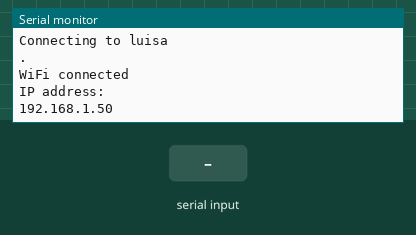
Recording of a sketch running on a simulated ESP8266 (NodeMCU). On the bench: the last lines printed to the serial monitor. The inputs (shaded band) are chosen by the test bench. WiFi joins after 1.5 s; servers stay silent unless stated; storage starts empty.

Above: at 6.7 s.
6.8 s: "ON\n" received over the second serial link
At 7.8 s:
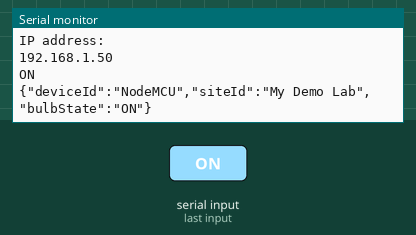
8.3 s: "OFF\n" received over the second serial link
At 8.9 s:
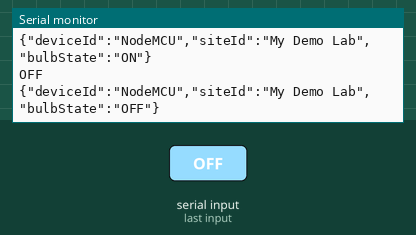
9.8 s: "1\n" received over the second serial link
At 11.2 s:
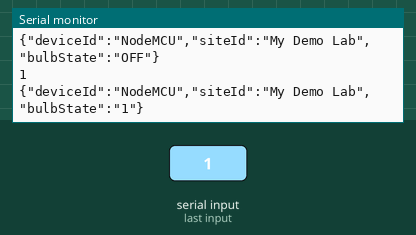

Measured:
- after the input at 6.8 s, the serial monitor: prints a new line at once (image 1)
- after the input at 8.3 s, the serial monitor: prints a new line at once (image 2)
- after the input at 9.8 s, the serial monitor: prints a new line at once (image 3)

The sketch:

LDR-Bulb-Relay-AUno-ESP8266.ino
```cpp
#include <SoftwareSerial.h>;

#include <ESP8266WiFi.h>;
#include <PubSubClient.h>;
#include <time.h>;
#include <TZ.h>;
#include <FS.h>;
#include <LittleFS.h>;
#include <CertStoreBearSSL.h>;
#include <ArduinoJson.h>;


//wifi
const char* ssid = "luisa";
const char* password = "123luisa";

//MQTT Server
const char* mqtt_server = "6f73b3569de64e8c94164637cdc7a301.s2.eu.hivemq.cloud";
const char* mqtt_clientid = "ucontrol";
const char* mqtt_username = "ucontrol";
const char* mqtt_password = "Ucontrol123";
const int mqtt_port = 8883;
const int mqtt_websocket_port = 8884;
long writeChannelID = 86;

/**** Secure WiFi Connectivity Initialisation *****/
WiFiClientSecure espClient;

/**** MQTT Client Initialisation Using WiFi Connection *****/
PubSubClient client(espClient);

unsigned long lastMsg = 0;
#define MSG_BUFFER_SIZE (50)
char msg[MSG_BUFFER_SIZE];
int value=0;

static const char* root_ca PROGMEM = R"EOF(
-----BEGIN CERTIFICATE-----
MIIFazCCA1OgAwIBAgIRAIIQz7DSQONZRGPgu2OCiwAwDQYJKoZIhvcNAQELBQAw
TzELMAkGA1UEBhMCVVMxKTAnBgNVBAoTIEludGVybmV0IFNlY3VyaXR5IFJlc2Vh
cmNoIEdyb3VwMRUwEwYDVQQDEwxJU1JHIFJvb3QgWDEwHhcNMTUwNjA0MTEwNDM4
WhcNMzUwNjA0MTEwNDM4WjBPMQswCQYDVQQGEwJVUzEpMCcGA1UEChMgSW50ZXJu
ZXQgU2VjdXJpdHkgUmVzZWFyY2ggR3JvdXAxFTATBgNVBAMTDElTUkcgUm9vdCBY
MTCCAiIwDQYJKoZIhvcNAQEBBQADggIPADCCAgoCggIBAK3oJHP0FDfzm54rVygc
h77ct984kIxuPOZXoHj3dcKi/vVqbvYATyjb3miGbESTtrFj/RQSa78f0uoxmyF+
0TM8ukj13Xnfs7j/EvEhmkvBioZxaUpmZmyPfjxwv60pIgbz5MDmgK7iS4+3mX6U
A5/TR5d8mUgjU+g4rk8Kb4Mu0UlXjIB0ttov0DiNewNwIRt18jA8+o+u3dpjq+sW
T8KOEUt+zwvo/7V3LvSye0rgTBIlDHCNAymg4VMk7BPZ7hm/ELNKjD+Jo2FR3qyH
B5T0Y3HsLuJvW5iB4YlcNHlsdu87kGJ55tukmi8mxdAQ4Q7e2RCOFvu396j3x+UC
B5iPNgiV5+I3lg02dZ77DnKxHZu8A/lJBdiB3QW0KtZB6awBdpUKD9jf1b0SHzUv
KBds0pjBqAlkd25HN7rOrFleaJ1/ctaJxQZBKT5ZPt0m9STJEadao0xAH0ahmbWn
OlFuhjuefXKnEgV4We0+UXgVCwOPjdAvBbI+e0ocS3MFEvzG6uBQE3xDk3SzynTn
jh8BCNAw1FtxNrQHusEwMFxIt4I7mKZ9YIqioymCzLq9gwQbooMDQaHWBfEbwrbw
qHyGO0aoSCqI3Haadr8faqU9GY/rOPNk3sgrDQoo//fb4hVC1CLQJ13hef4Y53CI
rU7m2Ys6xt0nUW7/vGT1M0NPAgMBAAGjQjBAMA4GA1UdDwEB/wQEAwIBBjAPBgNV
HRMBAf8EBTADAQH/MB0GA1UdDgQWBBR5tFnme7bl5AFzgAiIyBpY9umbbjANBgkq
hkiG9w0BAQsFAAOCAgEAVR9YqbyyqFDQDLHYGmkgJykIrGF1XIpu+ILlaS/V9lZL
ubhzEFnTIZd+50xx+7LSYK05qAvqFyFWhfFQDlnrzuBZ6brJFe+GnY+EgPbk6ZGQ
3BebYhtF8GaV0nxvwuo77x/Py9auJ/GpsMiu/X1+mvoiBOv/2X/qkSsisRcOj/KK
NFtY2PwByVS5uCbMiogziUwthDyC3+6WVwW6LLv3xLfHTjuCvjHIInNzktHCgKQ5
ORAzI4JMPJ+GslWYHb4phowim57iaztXOoJwTdwJx4nLCgdNbOhdjsnvzqvHu7Ur
TkXWStAmzOVyyghqpZXjFaH3pO3JLF+l+/+sKAIuvtd7u+Nxe5AW0wdeRlN8NwdC
jNPElpzVmbUq4JUagEiuTDkHzsxHpFKVK7q4+63SM1N95R1NbdWhscdCb+ZAJzVc
oyi3B43njTOQ5yOf+1CceWxG1bQVs5ZufpsMljq4Ui0/1lvh+wjChP4kqKOJ2qxq
4RgqsahDYVvTH9w7jXbyLeiNdd8XM2w9U/t7y0Ff/9yi0GE44Za4rF2LN9d11TPA
mRGunUHBcnWEvgJBQl9nJEiU0Zsnvgc/ubhPgXRR4Xq37Z0j4r7g1SgEEzwxA57d
emyPxgcYxn/eR44/KJ4EBs+lVDR3veyJm+kXQ99b21/+jh5Xos1AnX5iItreGCc=
-----END CERTIFICATE-----
)EOF";


SoftwareSerial NodeMCU_SS(D1, D2);

char c;
String dataIn;

void setup_wifi() {
  delay(10);
  Serial.println();
  Serial.print("Connecting to ");
  Serial.println(ssid);

  WiFi.mode(WIFI_STA);
  WiFi.begin(ssid, password);

  while (WiFi.status() != WL_CONNECTED) {
    delay(5000);
    Serial.print(".");
  }

  randomSeed(micros());

  Serial.println("");
  Serial.println("WiFi connected");
  Serial.println("IP address: ");
  Serial.println(WiFi.localIP());
}


void setDateTime() {
  // You can use your own timezone, but the exact time is not used at all.
  // Only the date is needed for validating the certificates.
  configTime(TZ_America_Caracas, "pool.ntp.org", "time.google.com");

  Serial.print("Waiting for NTP time sync: ");
  time_t now = time(nullptr);
  while (now < 8 * 3600 * 2) {
    delay(1000);
    Serial.print(".");
    now = time(nullptr);
  }
  Serial.println();

  struct tm timeinfo;
  gmtime_r(&now, &timeinfo);
  Serial.printf("%s %s", tzname[0], asctime(&timeinfo));
}

/***** Call back Method for Receiving MQTT messages *****/

void callback(char* topic, byte* payload, unsigned int length) {


  String incommingMessage = "";

  for (int i = 0; i < length; i++) {
    Serial.print((char)payload[i]);
    incommingMessage += (char)payload[i];
  }
  Serial.println("Message arrived [" + String(topic) + "]" + incommingMessage);

  //check incoming message
  if (strcmp(topic, "Bombillo/Lab. Prototipos") == 0) {
    if (incommingMessage.equals("ON")) {
      Serial.println("From broker: Bulb ON");
    } else if (incommingMessage.equals("OFF")) {
      Serial.println("From broker: Bulb OFF");
    }
  } else {
    Serial.println("Nothing");
  }
}


void reconnect() {
  // Loop until we’re reconnected
  while (!client.connected()) {
    Serial.print("Attempting MQTT connection…");
    String clientId = mqtt_clientid;
    // Attempt to connect
    // Insert your password
    if (client.connect(clientId.c_str(), mqtt_username, mqtt_password)) {
      Serial.println("connected");
      // Once connected, subscribe the topic
      client.subscribe("Bombillo/Lab. Prototipos");


    } else {
      Serial.print("failed, rc = ");
      Serial.print(client.state());
      Serial.println(" try again in 5 seconds");
      // Wait 5 seconds before retrying
      delay(5000);
    }
  }
}


/**** Method for Publishing MQTT Messages **********/
void publishMessage(const char* topic, String payload, boolean retained) {
  if (client.publish(topic, payload.c_str(), true))
    Serial.println("Message publised [" + String(topic) + "]: " + payload);
}

void setup() {
  Serial.begin(9600);


  delay(500);

  LittleFS.begin();
  setup_wifi();
#ifdef ESP8266
  espClient.setInsecure();
#else
  espClient.setCACert(root_ca);  // enable this line and the the "certificate" code for secure connection
#endif

  client.setServer(mqtt_server, mqtt_port);
  client.setCallback(callback);
  NodeMCU_SS.begin(115200);
}


void loop() {

  while (NodeMCU_SS.available() > 0) {
    c = NodeMCU_SS.read();
    if (c == '\n') {
      break;
    } else {
      dataIn += c;
    }

    // if (!client.connected()) {
    //   reconnect();
    // }
    // client.loop();


  }
  //  //To serial monitor
  //    if (c == '\n') {
  //     String ack=String("Recibido")+String('\n');
  //     NodeMCU_SS.print(ack);
  //     Serial.println(dataIn);
  //     c = 0;
  //     dataIn = "";
  //   }


    // To Broker
    if (c == '\n') {
      Serial.println(dataIn);
      String ack = String("Recibido") + String('\n');
      NodeMCU_SS.print(ack);

      DynamicJsonDocument doc(1024);

      doc["deviceId"] = "NodeMCU";
      doc["siteId"] = "My Demo Lab";
      doc["bulbState"] = dataIn;

      char mqtt_message[128];
      serializeJson(doc, mqtt_message);

    Serial.println(mqtt_message);
     publishMessage("Bombillo/Lab. Prototipos", mqtt_message, true);

      // unsigned long now = millis();
      // if (now - lastMsg > 2000) {
      //   lastMsg = now;
      //   // ++value;
      //   // snprintf(msg, MSG_BUFFER_SIZE, "hello world #%ld", value);
      //   // Serial.print("Publish message: ");
      //   // Serial.println(msg);
      //     Serial.println("Publicando...");

      //   static char s_dataIn[50];
      //   client.publish("Bombillo/Lab. Prototipos", dataIn.c_str());
      // }
      c = 0;
      dataIn = "";
    }

}
```
